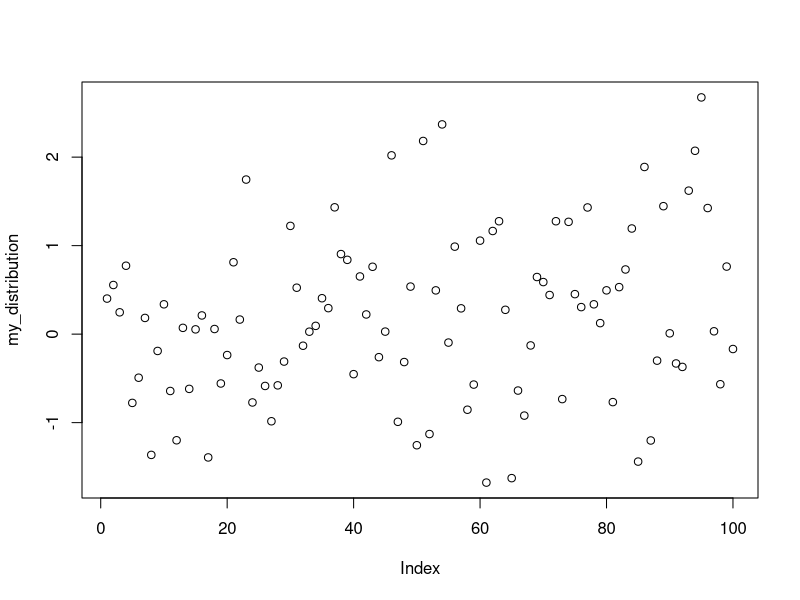
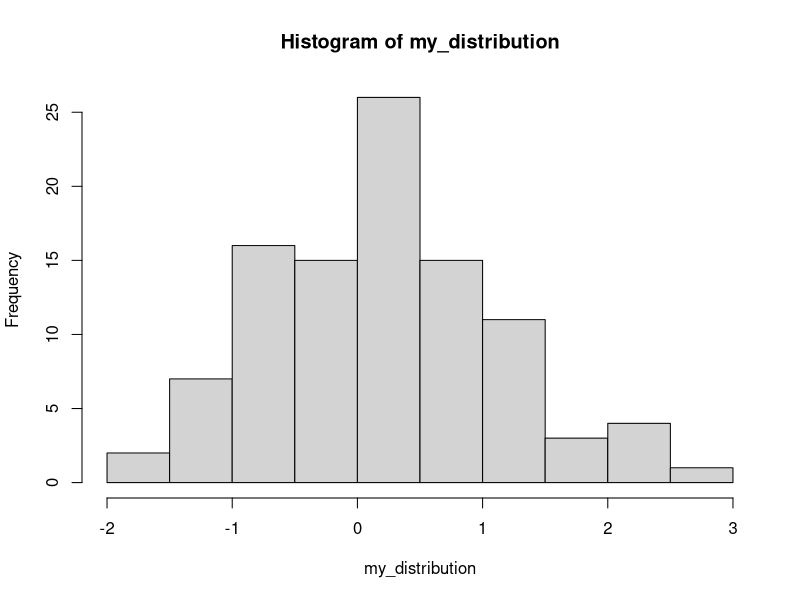

Generate these figures, in order, with R:
# ACEFA short course: Practical 2
# Authors: Alexandra Hogan, Oliver Eales, Freya Shearer

# R basics

###################################################################
# Welcome to the language of R. This practical is designed to be
# worked through together as a group, with instructions from
# the demonstrator.

# You can step through each line of code by pressing Ctrl+Enter on
# each line, and viewing the outputs in the Console. Feel free to
# make your own changes and check the outputs.

###################################################################
# Basic objects and operations
###################################################################

# assignment
x <- 1

# create a vector
y <- 1:10

# You can use mathematical operations
z <- x + y
z

# Functions are denoted by round brackets ()
sum(x, 10)
length(z)

# There are different types of objects in R
class(y)
a <- "hello world"
class(a)

# Combine to create new vectors
c(z, 1, 2, 3)

# Create a sequence
seq(1, 100, by = 1)

# Getting help on a function:
?c
?rnorm

# Drawing from a distribution
my_distribution <- rnorm(100)
my_distribution
plot(my_distribution)
hist(my_distribution)

max(my_distribution)
min(my_distribution)

# Try replacing rnorm() with runif()

###################################################################
# Dataframes
###################################################################

# Dataframes are important R objects that we will use throughout the course
# A dataframe is a table where each column can have a different class
# Classes that we will use are numeric, character, logical, factor
my_data_frame <- data.frame(row = 1:2,
                            country = c("AUS", "GBR"),
                            population_mill = c(25, 67),
                            health_system = c("Medicare", "NHS"),
                            southern_hemisphere = c(TRUE, FALSE)
)

my_data_frame

# We use $ notation to subset named columns in a dataframe
my_data_frame$country

############################################################################
# Packages, reading in data, and plotting
############################################################################

# one of the suites of packages useful for data analysis in R is called the tidyverse
install.packages("tidyverse") # you only need to do this once!
library(tidyverse) # you need to do this in each new R session

# read in some data
# (pertussis data from WHO (https://apps.who.int/gho/data/node.main.WHS3_43?lang=en))
pertussis <- read_csv("data/pertussis_formatted.csv")

# Some useful functions when you are reading in some data for the first time
head(pertussis)
nrow(pertussis)
ncol(pertussis)
tail(pertussis)

# Subsetting
pertussis$year

unique(pertussis$year)
max(pertussis$year)
min(pertussis$year)

unique(pertussis$Country)

# Filter a particular country (or exclude a country)
filter(pertussis, Country == "Uganda")

# Filter to a particular year or range of years
filter(pertussis, year == 2018)

filter(pertussis, year %in% c(2018, 2019, 2020))

# Select particular columns
select(pertussis, Country)
pertussis$Country

############################################################################
# More advanced concepts
############################################################################
# Mutate and summarise
y1 <- pertussis
y2 <- group_by(y1, Country)
y3 <- summarise(y2, country_sum = sum(value, na.rm = T))

# Another way to write the above using "pipes"
y4 <- pertussis %>%
  group_by(Country) %>%
  summarise(country_sum = sum(value, na.rm = T))
